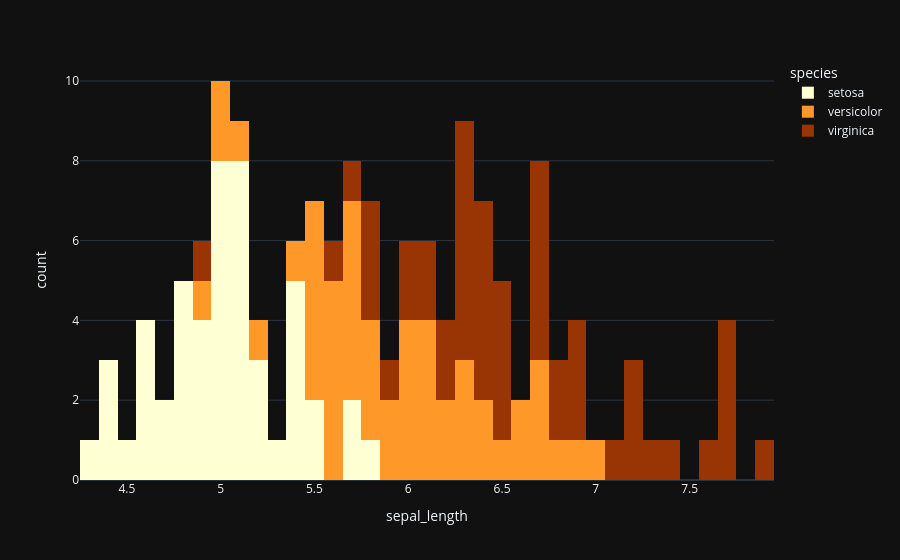

Notebook source saved alongside this figure:
### Code cell
fig = px.histogram(data_frame=iris, x='sepal_length',color='species',color_discrete_sequence=['#ffffd4 ','#fe9929 ','#993404 '], template='plotly_dark',nbins=50)
fig.show()

### Figure 1 — Plotly figure (JSON) as saved in the notebook; plotly's stock layout.template omitted (floating-point values rounded to 4 significant figures)
{"data": [{"bingroup": "x", "hovertemplate": "species=setosa<br>sepal_length=%{x}<br>count=%{y}<extra></extra>", "legendgroup": "setosa", "marker": {"color": "#ffffd4 ", "pattern": {"shape": ""}}, "name": "setosa", "nbinsx": 50, "orientation": "v", "showlegend": true, "type": "histogram", "x": [5.1, 4.9, 4.7, 4.6, 5.0, 5.4, 4.6, 5.0, 4.4, 4.9, 5.4, 4.8, 4.8, 4.3, 5.8, 5.7, 5.4, 5.1, 5.7, 5.1, 5.4, 5.1, 4.6, 5.1, 4.8, 5.0, 5.0, 5.2, 5.2, 4.7, 4.8, 5.4, 5.2, 5.5, 4.9, 5.0, 5.5, 4.9, 4.4, 5.1, 5.0, 4.5, 4.4, 5.0, 5.1, 4.8, 5.1, 4.6, 5.3, 5.0], "xaxis": "x", "yaxis": "y"}, {"bingroup": "x", "hovertemplate": "species=versicolor<br>sepal_length=%{x}<br>count=%{y}<extra></extra>", "legendgroup": "versicolor", "marker": {"color": "#fe9929 ", "pattern": {"shape": ""}}, "name": "versicolor", "nbinsx": 50, "orientation": "v", "showlegend": true, "type": "histogram", "x": [7.0, 6.4, 6.9, 5.5, 6.5, 5.7, 6.3, 4.9, 6.6, 5.2, 5.0, 5.9, 6.0, 6.1, 5.6, 6.7, 5.6, 5.8, 6.2, 5.6, 5.9, 6.1, 6.3, 6.1, 6.4, 6.6, 6.8, 6.7, 6.0, 5.7, 5.5, 5.5, 5.8, 6.0, 5.4, 6.0, 6.7, 6.3, 5.6, 5.5, 5.5, 6.1, 5.8, 5.0, 5.6, 5.7, 5.7, 6.2, 5.1, 5.7], "xaxis": "x", "yaxis": "y"}, {"bingroup": "x", "hovertemplate": "species=virginica<br>sepal_length=%{x}<br>count=%{y}<extra></extra>", "legendgroup": "virginica", "marker": {"color": "#993404 ", "pattern": {"shape": ""}}, "name": "virginica", "nbinsx": 50, "orientation": "v", "showlegend": true, "type": "histogram", "x": [6.3, 5.8, 7.1, 6.3, 6.5, 7.6, 4.9, 7.3, 6.7, 7.2, 6.5, 6.4, 6.8, 5.7, 5.8, 6.4, 6.5, 7.7, 7.7, 6.0, 6.9, 5.6, 7.7, 6.3, 6.7, 7.2, 6.2, 6.1, 6.4, 7.2, 7.4, 7.9, 6.4, 6.3, 6.1, 7.7, 6.3, 6.4, 6.0, 6.9, 6.7, 6.9, 5.8, 6.8, 6.7, 6.7, 6.3, 6.5, 6.2, 5.9], "xaxis": "x", "yaxis": "y"}], "layout": {"barmode": "relative", "legend": {"title": {"text": "species"}, "tracegroupgap": 0}, "margin": {"t": 60}, "xaxis": {"anchor": "y", "domain": [0, 1], "title": {"text": "sepal_length"}}, "yaxis": {"anchor": "x", "domain": [0, 1], "title": {"text": "count"}}}}
